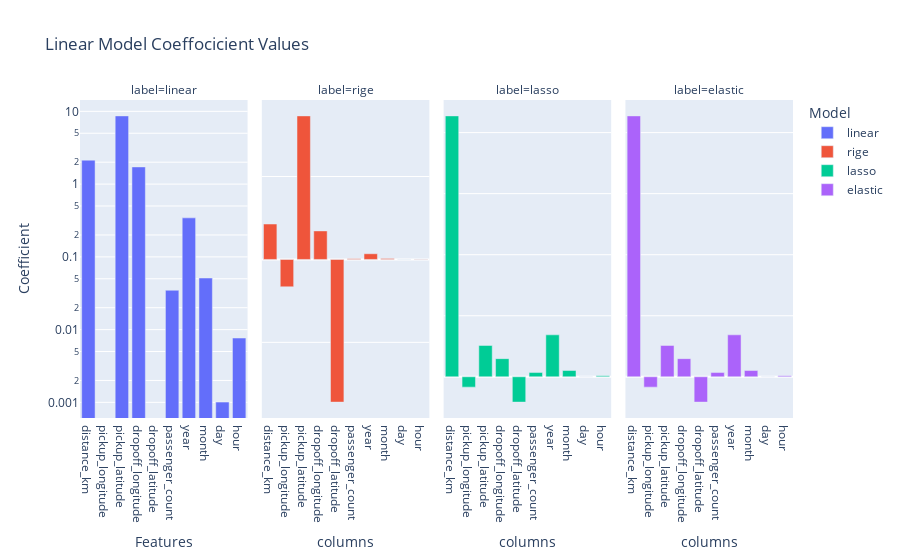

Write notebook code for a chart like this one.
### Markdown cell above
## $$\text{Results Visualization}$$

### Code cell
fig = px.bar(data_frame=linear_exp,
       y='coefficients', x='columns',
       facet_col='label', color='label',
       facet_col_wrap=4,
       title='Linear Model Coeffocicient Values')

fig.update_layout(
    xaxis_title='Features',
    yaxis_title='Coefficient',
    legend_title='Model',
    yaxis_type='log',
)

### Figure 1 — Plotly figure (JSON) as saved in the notebook; plotly's stock layout.template omitted (floating-point values rounded to 4 significant figures)
{"data": [{"alignmentgroup": "True", "hovertemplate": "label=linear<br>columns=%{x}<br>coefficients=%{y}<extra></extra>", "legendgroup": "linear", "marker": {"color": "#636efa", "pattern": {"shape": ""}}, "name": "linear", "offsetgroup": "linear", "orientation": "v", "showlegend": true, "textposition": "auto", "type": "bar", "x": ["distance_km", "pickup_longitude", "pickup_latitude", "dropoff_longitude", "dropoff_latitude", "passenger_count", "year", "month", "day", "hour"], "xaxis": "x", "y": [2.135, -1.657, 8.662, 1.724, -8.609, 0.03474, 0.3437, 0.05123, 0.001008, 0.007661], "yaxis": "y"}, {"alignmentgroup": "True", "hovertemplate": "label=rige<br>columns=%{x}<br>coefficients=%{y}<extra></extra>", "legendgroup": "rige", "marker": {"color": "#EF553B", "pattern": {"shape": ""}}, "name": "rige", "offsetgroup": "rige", "orientation": "v", "showlegend": true, "textposition": "auto", "type": "bar", "x": ["distance_km", "pickup_longitude", "pickup_latitude", "dropoff_longitude", "dropoff_latitude", "passenger_count", "year", "month", "day", "hour"], "xaxis": "x2", "y": [2.135, -1.653, 8.655, 1.719, -8.603, 0.03474, 0.3437, 0.05123, 0.001008, 0.007661], "yaxis": "y2"}, {"alignmentgroup": "True", "hovertemplate": "label=lasso<br>columns=%{x}<br>coefficients=%{y}<extra></extra>", "legendgroup": "lasso", "marker": {"color": "#00cc96", "pattern": {"shape": ""}}, "name": "lasso", "offsetgroup": "lasso", "orientation": "v", "showlegend": true, "textposition": "auto", "type": "bar", "x": ["distance_km", "pickup_longitude", "pickup_latitude", "dropoff_longitude", "dropoff_latitude", "passenger_count", "year", "month", "day", "hour"], "xaxis": "x3", "y": [2.137, -0.08466, 0.2568, 0.1486, -0.2072, 0.0347, 0.3436, 0.05137, 0.001092, 0.007627], "yaxis": "y3"}, {"alignmentgroup": "True", "hovertemplate": "label=elastic<br>columns=%{x}<br>coefficients=%{y}<extra></extra>", "legendgroup": "elastic", "marker": {"color": "#ab63fa", "pattern": {"shape": ""}}, "name": "elastic", "offsetgroup": "elastic", "orientation": "v", "showlegend": true, "textposition": "auto", "type": "bar", "x": ["distance_km", "pickup_longitude", "pickup_latitude", "dropoff_longitude", "dropoff_latitude", "passenger_count", "year", "month", "day", "hour"], "xaxis": "x4", "y": [2.137, -0.08466, 0.2568, 0.1486, -0.2072, 0.0347, 0.3436, 0.05137, 0.001092, 0.007627], "yaxis": "y4"}], "layout": {"annotations": [{"font": {}, "showarrow": false, "text": "label=linear", "x": 0.1175, "xanchor": "center", "xref": "paper", "y": 1, "yanchor": "bottom", "yref": "paper"}, {"font": {}, "showarrow": false, "text": "label=rige", "x": 0.3725, "xanchor": "center", "xref": "paper", "y": 1, "yanchor": "bottom", "yref": "paper"}, {"font": {}, "showarrow": false, "text": "label=lasso", "x": 0.6275, "xanchor": "center", "xref": "paper", "y": 1, "yanchor": "bottom", "yref": "paper"}, {"font": {}, "showarrow": false, "text": "label=elastic", "x": 0.8825, "xanchor": "center", "xref": "paper", "y": 1, "yanchor": "bottom", "yref": "paper"}], "barmode": "relative", "legend": {"title": {"text": "Model"}, "tracegroupgap": 0}, "title": {"text": "Linear Model Coeffocicient Values"}, "xaxis": {"anchor": "y", "domain": [0, 0.235], "title": {"text": "Features"}}, "xaxis2": {"anchor": "y2", "domain": [0.255, 0.49], "matches": "x", "title": {"text": "columns"}}, "xaxis3": {"anchor": "y3", "domain": [0.51, 0.745], "matches": "x", "title": {"text": "columns"}}, "xaxis4": {"anchor": "y4", "domain": [0.765, 1.0], "matches": "x", "title": {"text": "columns"}}, "yaxis": {"anchor": "x", "domain": [0, 1], "title": {"text": "Coefficient"}, "type": "log"}, "yaxis2": {"anchor": "x2", "domain": [0, 1], "matches": "y", "showticklabels": false}, "yaxis3": {"anchor": "x3", "domain": [0, 1], "matches": "y", "showticklabels": false}, "yaxis4": {"anchor": "x4", "domain": [0, 1], "matches": "y", "showticklabels": false}}}
